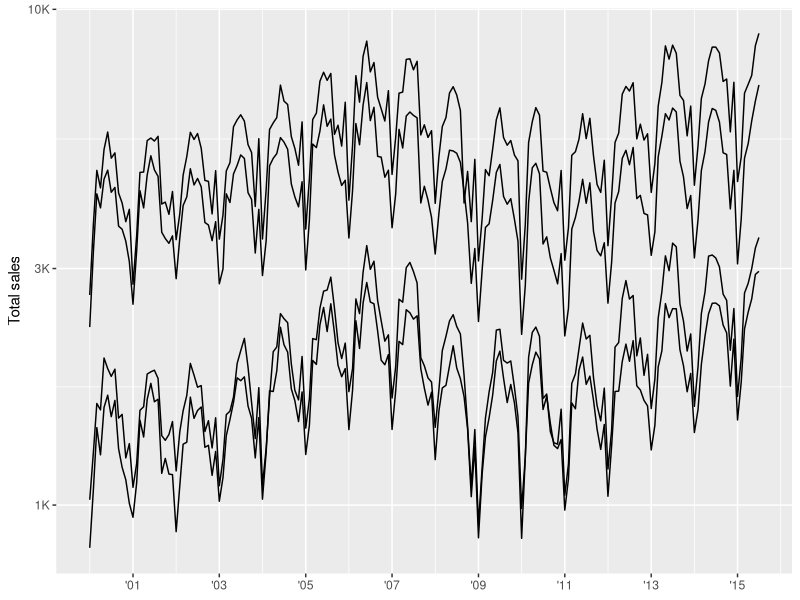
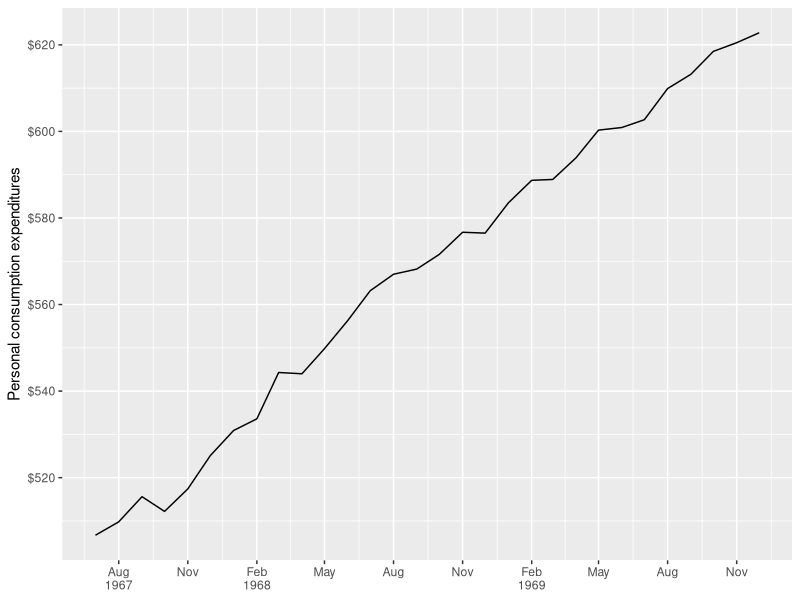
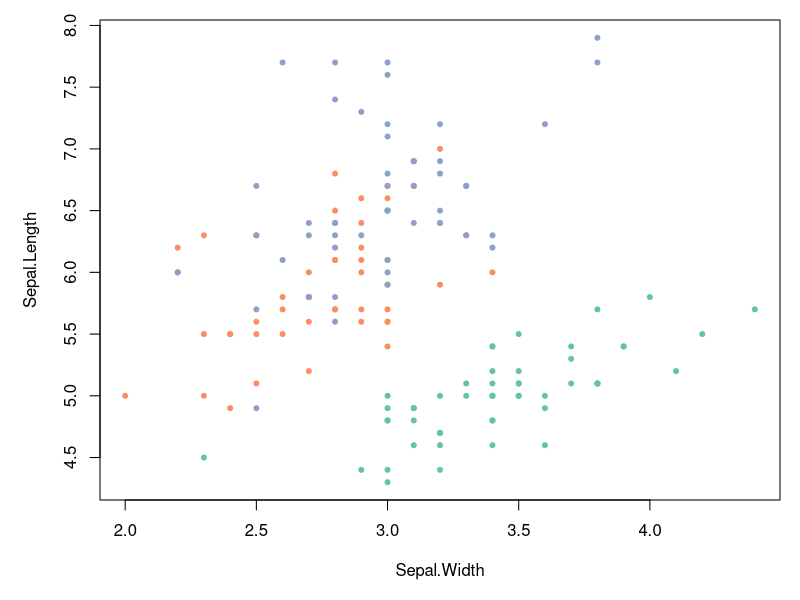
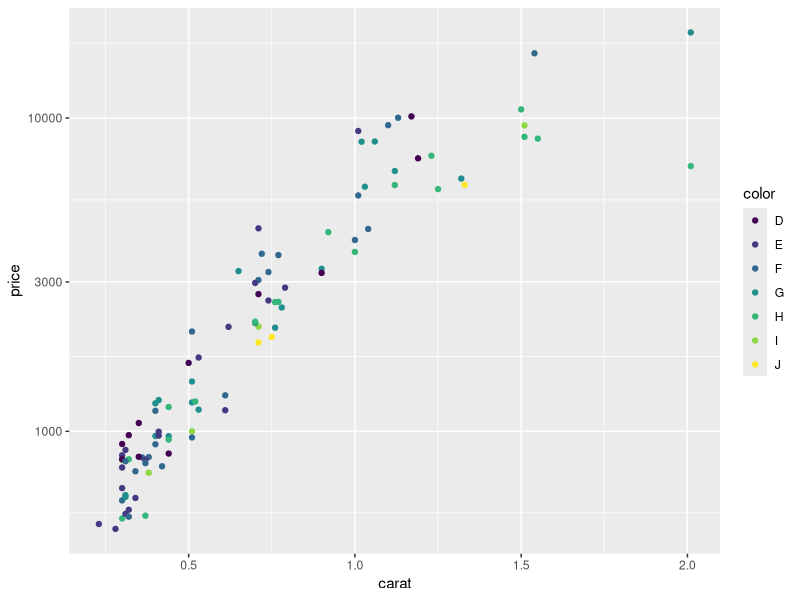

The R source for these figures, in order:
## ---- chunk 1
#| include: false
knitr::opts_chunk$set(
  collapse = TRUE,
  comment = "#>",
  fig.path = "man/figures/README-",
  fig.width = 5,
  fig.height = 3
)
## ---- chunk 2
#| label: labels
#| fig-alt: >
#|   A line plot created with ggplot2, showing property sales in Texas. The x scale
#|   uses `scales::break_width()` to place breaks every second year, and
#|   `scales::label_date()` to create a custom format for the labels. The y-scale
#|   uses `scales::label_number()` to reformat the labels with
#|   `scales::cut_short_scale()`.
library(ggplot2)
library(dplyr, warn.conflicts = FALSE)
library(lubridate, warn.conflicts = FALSE)

txhousing |>
  mutate(date = make_date(year, month, 1)) |>
  group_by(city) |>
  filter(min(sales) > 5e2) |>
  ggplot(aes(date, sales, group = city)) +
  geom_line(na.rm = TRUE) +
  scale_x_date(
    NULL,
    breaks = scales::breaks_width("2 years"),
    labels = scales::label_date("'%y")
  ) +
  scale_y_log10(
    "Total sales",
    labels = scales::label_number(scale_cut = scales::cut_short_scale())
  )
## ---- chunk 3
#| fig-alt: >
#|   A line plot created with ggplot2, showing personal expenses between 1967 and
#|   1970. The x axis uses `scales::break_width()` to put a break every 3 months
#|   and `scales::label_date_short()` to only show the year on the first occuring
#|   break of that year. The y axis uses `scales::breaks_extended()` to request
#|   8 breaks, though only 6 are ultimately provided, and
#|   `scales::label_dollar()` to format the label as a dollar value.
economics |>
  filter(date < ymd("1970-01-01")) |>
  ggplot(aes(date, pce)) +
  geom_line() +
  scale_x_date(NULL,
    breaks = scales::breaks_width("3 months"),
    labels = scales::label_date_short()
  ) +
  scale_y_continuous("Personal consumption expenditures",
    breaks = scales::breaks_extended(8),
    labels = scales::label_dollar()
  )
## ---- chunk 4
#| label: palettes
#| fig-alt: >
#|   A scatterplot created with base plot showing the relationship between
#|   sepal length and sepal width in the Iris dataset. The points are coloured
#|   according to species and the `scales::pal_brewer()` are used to provide the
#|   colours.
library(scales)
# pull a list of colours from any palette
pal_viridis()(4)

# use in combination with baseR `palette()` to set new defaults
palette(pal_brewer(palette = "Set2")(4))
par(mar = c(5, 5, 1, 1))
plot(Sepal.Length ~ Sepal.Width, data = iris, col = Species, pch = 20)
## ---- chunk 5
#| label: transforms
#| fig-alt: >
#|   A scatterplot created with ggplot2 showing the relationship between diamond
#|   price and its carat for a subset of the data in the diamonds dataset. The
#|   y scale uses a custom log transform created with `scales::new_transform()`.
# use new_transform to build a new transformation
transform_logp3 <- new_transform(
  name = "logp",
  transform = function(x) log(x + 3),
  inverse = function(x) exp(x) - 3,
  breaks = log_breaks()
)

set.seed(1234) # Ensures same sampling
dsamp <- sample_n(diamonds, 100)
ggplot(dsamp, aes(carat, price, colour = color)) +
  geom_point() +
  scale_y_continuous(trans = transform_logp3)
